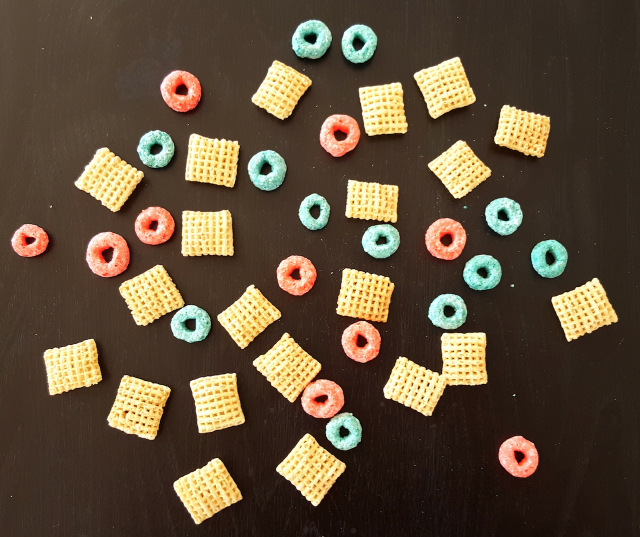
#> input picture Shape_Features_SVM/breakfast2.png, 1280 x 1074 px (shown at 1/2 size)
$ python Shape_Features_SVM.py
#> lines starting #> are read from the running program, lines starting #| are printed output that depends on the picture; after the words box and inside, x2 and y2 are one past the last pixel; in counts of white or black regions, pixels touching at a corner belong together
# Computer Vision Course (CSE 40535/60535)
# University of Notre Dame
# ___________________________________________
# Adam Czajka, Jin Huang, November 2019


import cv2
import math as mt
import numpy as np
from sklearn import svm
from skimage import measure
from sys import platform as sys_pf
import warnings
warnings.filterwarnings("ignore")

if sys_pf == 'darwin':
    import matplotlib
    matplotlib.use("TKAgg")
import matplotlib.pyplot as plt
plt.plot()

# Read the image into grayscale
sample = cv2.imread('breakfast2.png')
#> sample is the input picture: shape (1074, 1280, 3); mean B, G, R 58, 78.5, 95

# [7 lines of commented-out code are left out]
sample_hsv = cv2.cvtColor(sample, cv2.COLOR_BGR2HSV)
#> sample_hsv: shape (1074, 1280, 3); mean H, S, V 16.7, 113.9, 96.9
sample_h = sample_hsv[:, :, 0]
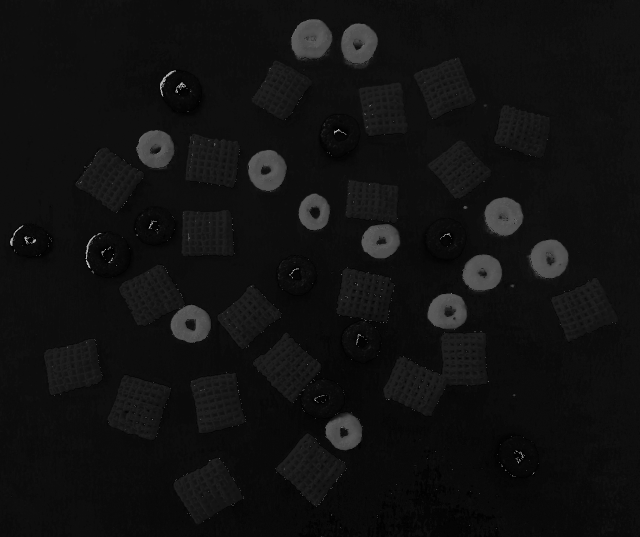
#> sample_h: shape (1074, 1280) (shown at 1/2 size); min 0, max 179, mean 16.7

# [7 lines of commented-out code are left out]
sample_grey = cv2.cvtColor(sample, cv2.COLOR_BGR2GRAY)
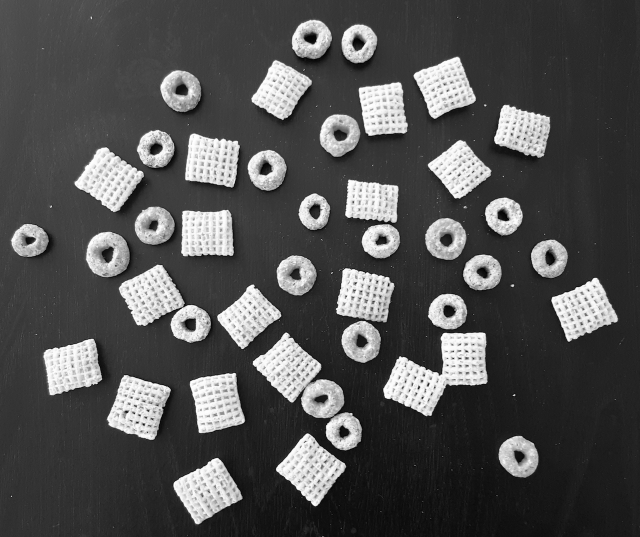
#> sample_grey: shape (1074, 1280) (shown at 1/2 size); min 0, max 255, mean 81.1

# [7 lines of commented-out code are left out]
ret1, binary_image = cv2.threshold(sample_grey, 0, 255, cv2.THRESH_BINARY+cv2.THRESH_OTSU)
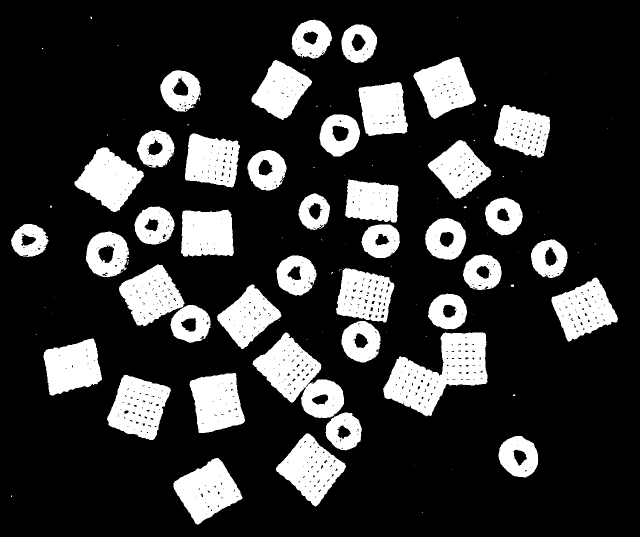
#> binary_image: shape (1074, 1280) (shown at 1/2 size); 20.4% white; 117 white regions (74 under 20 px), largest, box (x1, y1, x2, y2) and area: (766, 665, 975, 833) 17703, (505, 665, 688, 836) 14388, (214, 750, 342, 880) 10548
#> ret1 = 130

# [7 lines of commented-out code are left out]
im_floodfill = binary_image.copy()
h, w = binary_image.shape[ : 2]
#> h = 1074; w = 1280
mask = np.zeros((h + 2, w + 2), np.uint8)
cv2.floodFill(im_floodfill, mask, (0, 0), 255)
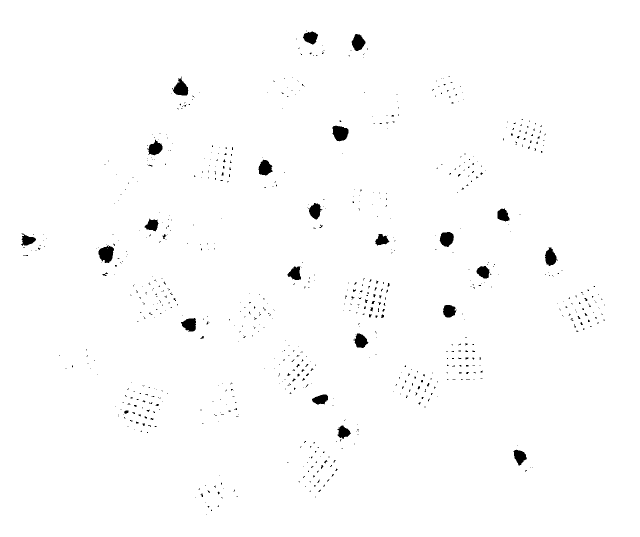
#> im_floodfill: shape (1074, 1280) (shown at 1/2 size); 98.8% white; 791 black regions (748 under 20 px), largest, box (x1, y1, x2, y2) and area: (197, 491, 228, 526) 766, (665, 251, 697, 283) 764, (346, 153, 377, 191) 679
im_floodfill_inv = cv2.bitwise_not(im_floodfill)
binary_image = binary_image | im_floodfill_inv
#> binary_image: shape (1074, 1280); 21.6% white; 116 white regions (73 under 20 px), largest, box (x1, y1, x2, y2) and area: (766, 665, 975, 833) 18234, (505, 665, 688, 836) 15132, (214, 750, 342, 880) 10914

# [6 lines of commented-out code are left out]
binary_image = cv2.morphologyEx(binary_image, cv2.MORPH_OPEN, kernel=np.ones((5, 5),np.uint8))
#> binary_image: shape (1074, 1280); 21.5% white; 41 white regions, largest, box (x1, y1, x2, y2) and area: (767, 665, 975, 831) 18168, (506, 666, 688, 836) 15103, (215, 750, 341, 880) 10902
binary_image = cv2.morphologyEx(binary_image, cv2.MORPH_CLOSE, kernel=np.ones((3, 3),np.uint8))
#> binary_image: shape (1074, 1280); 21.5% white; 39 white regions, largest, box (x1, y1, x2, y2) and area: (506, 666, 723, 900) 19229, (767, 665, 975, 831) 18178, (238, 530, 421, 685) 14211
binary_image = cv2.erode(binary_image,kernel= np.ones((3, 3),np.uint8),iterations = 9)
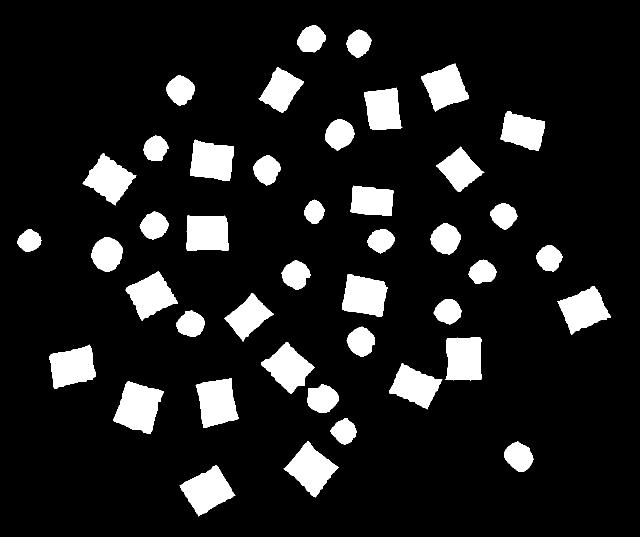
#> binary_image: shape (1074, 1280) (shown at 1/2 size); 11.7% white; 43 white regions

# [6 lines of commented-out code are left out]
labels = measure.label(binary_image)
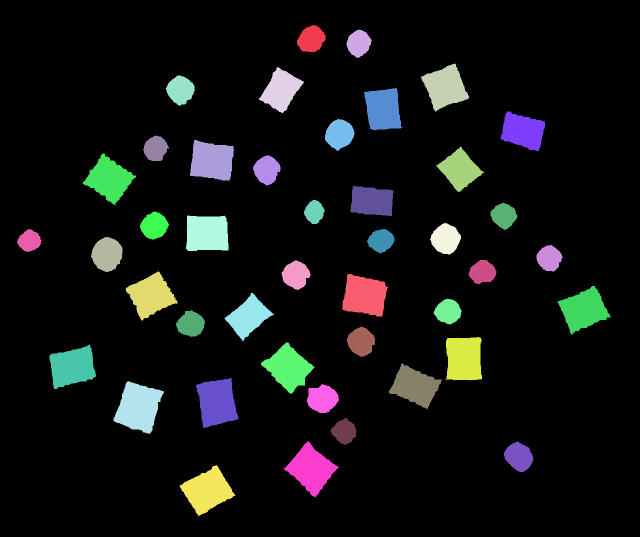
#> labels: shape (1074, 1280) int64 (shown at 1/2 size); 44 distinct labels, from 0 to 43; one colour per label, 0 black

# Calculate features for each object; since we want to differentiate
# between circular and oval shapes, the major and mino_r axes may help; we
# will use also the centroid to annotate the final result
properties = measure.regionprops(labels)
#> properties = 43 regions; largest, box (x1, y1, x2, y2) and area: (227, 762, 328, 868) 6695, (391, 756, 477, 856) 6015, (359, 930, 471, 1033) 6011, (567, 882, 678, 995) 5918, (685, 548, 776, 633) 5738

# Calculate features for each object:
# - perimeter (dimension 1)
# - intensity of the H channel (dimension 2)
features = np.zeros((len(properties), 2))
#> features = 43 pairs, first value 0 to 0, second value 0 to 0

for i in range(0, len(properties)):
    features[i, 0] = properties[i].perimeter
    patch = sample_h[int(np.round(properties[i].centroid[0] - properties[i].major_axis_length / 2)) : int(np.round(properties[i].centroid[0] + properties[i].major_axis_length / 2)),
                    int(np.round(properties[i].centroid[1] - properties[i].major_axis_length / 2)) : int(np.round(properties[i].centroid[1] + properties[i].major_axis_length / 2))]
    features[i, 1] = np.mean(patch[ : ])
#> this loop made 43 passes
#> pass 3, `patch = sample_h[int(np.round(properties[i].centroid[0] - properties[i..`:
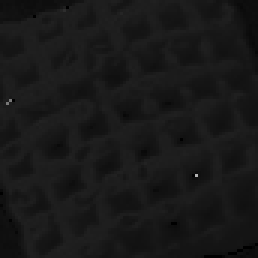
#> patch: shape (86, 86) (shown 3 times larger); min 0, max 179, mean 24.3
#> after the loop, features = 43 pairs, first value 142.6 to 353, second value 10.37 to 81.14

# Calculate ground truth labels for each object
thrF1 = 250
thrF2 = 50
total_samples = 0
labels = np.zeros((len(features), 1))
#> labels = 43 values from 0 to 0

for i in range(0, len(features)):
    if (features[i, 0] > thrF1):
        total_samples = total_samples + 1
        labels[i] = 1

    if ((features[i, 0] < thrF1) and (features[i, 1] > thrF2)):
        total_samples = total_samples + 1
        labels[i] = 2

    if ((features[i, 0] < thrF1) and (features[i, 1] < thrF2)):
        total_samples = total_samples + 1
        labels[i] = 3
#> after the loop, labels = 43 values, max 3 at index 4, min 1 at index 2, mean 1.74; total_samples = 43

print("Shape of features: ", features.shape)
#| Shape of features:  (43, 2)
print("Shape of labels: ", labels.shape)
#| Shape of labels:  (43, 1)


# And now your tasks:


'''
*** Task 0: It's good to look at the documentation of the SVM implementation in scikit-learn:
https://scikit-learn.org/stable/modules/generated/sklearn.svm.SVC.html

There are links to example codes at the bottom of this webpage.
'''


'''
*** Task 1: Prepare train and test data

Split "features" into:
- "features_train" consisting of N first rows of "features" (i.e., features for N first objects)
- "features_test" consisting of features for the rest of the objects

Choose N to split "features" almost equally (note that the number of all objects in this example is odd).

Now split the "labels" into "labels_train" and "labels_test", so that these new vectors correspond to "features_train" and "features_test".
'''
N = round(len(features)/2)
#> N = 22
features_train = features[0:N,:]
#> features_train = 22 rows, first 8: [181, 80.43], [172.2, 77.88], [317.9, 24.32], [286.6, 22.89], [190.1, 15.12], [294.5, 24.44], [295.7, 21.19], [195.1, 12.1]
features_test  = features[N:len(labels)]
#> features_test = 21 rows, first 8: [168.5, 77.12], [167.3, 79.01], [189.6, 13.1], [334.4, 22.7], [315.8, 22.26], [337, 22.15], [295.4, 21.97], [170.8, 74.11]


labels_train = labels[0:N]
#> labels_train = 22 values, max 3 at index 4, min 1 at index 2, mean 1.86
labels_test  = labels[N:len(labels)]
#> labels_test = 21 values, max 3 at index 2, min 1 at index 3, mean 1.62

'''
*** Task 2: Create a linear SVM.
Use "SVC" function from the sklearn.svm class.
Set only the kernel type ("linear"), and leave other options as defaults.
'''
print("Training the SVM on the train set ...")
clf = svm.SVC(kernel="linear")


'''
*** Task 3: Use your train samples (with appropriate labels) to train your SVM.
Use "fit" function available in your SVM model.
'''
print("Predicting class labels on the test set ...")
clf = clf.fit(features_train, labels_train)

print("Predicting class labels on the test set ...")
'''
*** Task 4: Use your test samples (with appropriate labels) to test your SVM.
Use "predict" function available in your trained SVM model.
Assign predicted labels to "labels_predicted".
'''
labels_predicted = clf.predict(features_test)
#> labels_predicted has the same summary as labels_test
labels_test = np.transpose(labels_test).flatten()

# That's it! Let's see how the SVM performed on this tiny test set:
print("Predicted labels:    ", labels_predicted)
#| Predicted labels:     [2. 2. 3. 1. 1. 1. 1. 2. 2. 3. 1. 1. 1. 1. 1. 1. 3. 2. 1. 3. 1.]
print("Ground-truth labels: ", labels_test)
#| Ground-truth labels:  [2. 2. 3. 1. 1. 1. 1. 2. 2. 3. 1. 1. 1. 1. 1. 1. 3. 2. 1. 3. 1.]
print("Prediction errors: ", np.sum(np.nonzero(labels_predicted-labels_test)))
#| Prediction errors:  0
